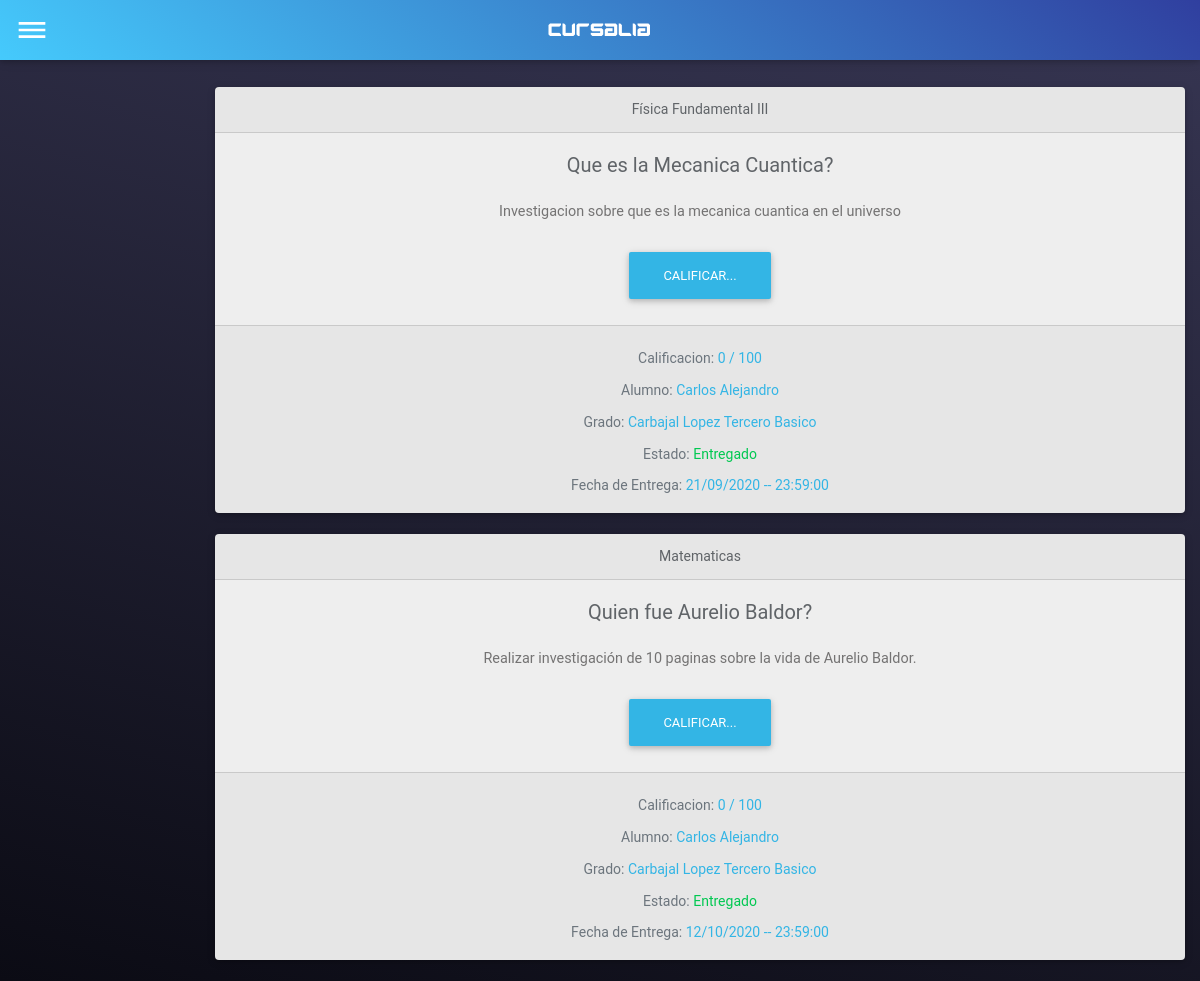
Screenshot of /Cursalia/calificar_actividades.php (signed in) with the database file from the repository.
### tables this page shows
CREATE TABLE IF NOT EXISTS `detalle_actividades` (
  `idDetalleActividad` int(11) NOT NULL AUTO_INCREMENT,
  `Estado_Entrega` set('Entregado','No Entregado') NOT NULL,
  `Estado_Calificacion` set('Calificada','Sin Calificar') NOT NULL,
  `Calificacion` tinyint(3) NOT NULL,
  `FK_Actividad` int(11) NOT NULL,
  `FK_Usuario` int(11) NOT NULL,
  `FK_Archivos` int(11) NOT NULL,
  `FK_DetalleAlumno` int(11) NOT NULL,
  PRIMARY KEY (`idDetalleActividad`),
  KEY `FK_DetalleActividades_Actividades` (`FK_Actividad`),
  KEY `FK_DetalleActividades_Usuarios` (`FK_Usuario`),
  KEY `FK_DetalleActividades_Archivos` (`FK_Archivos`),
  KEY `FK_DetalleActividades_DetalleAlumno` (`FK_DetalleAlumno`)
);

CREATE TABLE IF NOT EXISTS `cursos` (
  `idCurso` int(11) NOT NULL AUTO_INCREMENT,
  `NombreCurso` varchar(128) NOT NULL,
  `Descripcion` varchar(2048) NOT NULL,
  `FK_Catedratico` int(11) NOT NULL,
  `FK_Grado` int(11) NOT NULL,
  PRIMARY KEY (`idCurso`),
  KEY `FK_Curso_Catedratico` (`FK_Catedratico`),
  KEY `FK_Grado_Catedratico` (`FK_Grado`)
);

CREATE TABLE IF NOT EXISTS `actividades` (
  `idActividad` int(11) NOT NULL AUTO_INCREMENT,
  `NombreActividad` varchar(64) NOT NULL,
  `DescripcionActividad` varchar(1024) NOT NULL,
  `Fecha_Entrega` datetime NOT NULL,
  `FK_Curso` int(11) NOT NULL,
  `FK_Grado` int(11) NOT NULL,
  `FK_Tipo_Calificacion` int(11) NOT NULL,
  PRIMARY KEY (`idActividad`),
  KEY `FK_Actividad_Curso` (`FK_Curso`),
  KEY `FK_Actividad_Grado` (`FK_Grado`),
  KEY `FK_Actividad_TipoCalificacion` (`FK_Tipo_Calificacion`)
);

CREATE TABLE IF NOT EXISTS `usuarios` (
  `idUsuario` int(11) NOT NULL AUTO_INCREMENT,
  `User` varchar(32) NOT NULL,
  `Pass` varchar(256) NOT NULL,
  `FName_User` varchar(128) NOT NULL,
  `LName_User` varchar(128) NOT NULL,
  `Genero` set('Masculino','Femenino','No Binario') NOT NULL,
  `Fecha_Nacimiento` date NOT NULL,
  `Email` varchar(128) NOT NULL,
  `Estado` set('Activo','Inactivo') NOT NULL,
  `Telefono` varchar(32) NOT NULL,
  `FK_Rol` int(11) DEFAULT NULL,
  `FK_Grado` int(11) NOT NULL,
  PRIMARY KEY (`idUsuario`),
  KEY `FK_Rol_Users` (`FK_Rol`),
  KEY `FK_Users_Grado` (`FK_Grado`)
);

CREATE TABLE IF NOT EXISTS `grados` (
  `idGrado` int(11) NOT NULL AUTO_INCREMENT,
  `Codigo_Grado` varchar(32) NOT NULL,
  `NombreGrado` varchar(64) NOT NULL,
  `Descripcion` varchar(1000) NOT NULL,
  `FK_Seccion` int(11) NOT NULL,
  `FK_Jornada` int(11) NOT NULL,
  `FK_Nivel_Estudiantil` int(11) NOT NULL,
  PRIMARY KEY (`idGrado`),
  KEY `FK_Grado_Jornada` (`FK_Jornada`),
  KEY `FK_Grado_NivelEstudiantil` (`FK_Nivel_Estudiantil`),
  KEY `FK_Grado_Seccion` (`FK_Seccion`)
);

### Cursalia/vistas/calificar_actividades_cards.php (the view, shortened to what this page needs)
<?php
    include 'controlador/conexion.php';
    $SQL1 = 'SELECT
                actividades.idActividad,
                actividades.NombreActividad,
                actividades.DescripcionActividad,
                cursos.idCurso,
                cursos.NombreCurso,
                grados.idGrado,
                detalle_actividades.idDetalleActividad,
                detalle_actividades.Estado_Entrega,
                actividades.Fecha_Entrega,
                usuarios.FName_User,
                usuarios.LName_User,
                grados.NombreGrado,
                cursos.FK_Catedratico,
                detalle_actividades.Calificacion,
                usuarios.idUsuario
            FROM
                detalle_actividades
            INNER JOIN actividades ON detalle_actividades.FK_Actividad = actividades.idActividad
            INNER JOIN cursos ON actividades.FK_Curso = cursos.idCurso
            INNER JOIN grados ON actividades.FK_Grado = grados.idGrado
            INNER JOIN usuarios ON detalle_actividades.FK_Usuario = usuarios.idUsuario
            WHERE detalle_actividades.Estado_Entrega = "Entregado"
            AND detalle_actividades.Estado_Calificacion = "Sin Calificar"
            AND cursos.FK_Catedratico = '.$IdUser1.'
            ORDER BY actividades.Fecha_Entrega ASC';
    $resultado2 = mysqli_query($conexion, $SQL1);
    while ($columna = mysqli_fetch_array($resultado2)){
    $date = date_create($columna['8']);
    if($columna['7'] == "Entregado"){
        echo   '<div class="row">
                <div class="col-lg-12">
                    <div class="card text-center">
                        <div class="card-header">
                            '.$columna['4'].'
                        </div>
                        <div class="card-body">
                            <h5 class="card-title">'. $columna['1'] .'</h5>
                            <p class="card-text">'. $columna['2'] .'</p>
                            <form action="calificar" method="POST">
                                <input id="login__username" name="idAlumno" type="text" class="form__input" value="'. $columna['14'] .'" readonly hidden required/>
                                <button type="submit" name="idCalifi" value="'. $columna['0'] .'" class="btn btn-info">Calificar...</button>
                            </form>
                        </div>
                        <div class="card-footer text-muted">
                            <p style="margin-top: 10px; margin-bottom: -20px;">Calificacion: <a class="text-info" href="#">'.$columna['13'].' / 100</a></p>
                            <br>
                            <p style="margin-top: 10px; margin-bottom: -20px;">Alumno: <a class="text-info" href="#">'.$columna['9'].'</a></p>
                            <br>
                            <p style="margin-top: 10px; margin-bottom: -10px;">Grado: <a class="text-info" href="#">'.$columna['10'].' '.$columna['11'].'</a></p>
                            <br>
                            Estado: <a class="text-success" href="#">'. $columna['7'] .'</a>
                            <br>
                            <p style="margin-top: 10px; margin-bottom: 5px;">Fecha de Entrega: <a class="text-info" href="#">'. date_format($date, 'd/m/Y -- H:i:s') .'</a></p>
                        </div>
                    </div>
                </div>
            </div>
            <br>';
    }
    }
?>

### css/login.css (style rules this page uses)
:root { --baseColor: #606468; transition: 0.5s; }
:root { --gridMaxWidth: 20rem; --gridWidth: 90%; }
:root { --iconFill: var(--baseColor); }
:root { --htmlFontSize: 100%; --bodyBackgroundColor: #2c3338; --bodyColor: var(--baseColor); --bodyFontFamily: 'Open Sans'; --bodyFontFamilyFallback: sans-serif; --bodyFontSize: 0.875rem; --bodyFontWeight: 400; --bodyLineHeight: 1.5; }
* { box-sizing: inherit; }
html { box-sizing: border-box; font-size: var(--htmlFontSize); height: 100%; }
body { background-color: var(--bodyBackgroundColor); color: var(--bodyColor); font-family: var(--bodyFontFamily), var(--bodyFontFamilyFallback); font-size: var(--bodyFontSize); font-weight: var(--bodyFontWeight); height: 100%; line-height: var(--bodyLineHeight); margin: 0; min-height: 100vh; }
:root { --anchorColor: #17A2B8; }
a { color: var(--anchorColor); outline: 0; text-decoration: none; }
:root { --formFieldMargin: 0.875rem; }
:root { --loginBorderRadus: 0.25rem; --loginColor: #eee; --loginInputBackgroundColor: #eee; --loginInputHoverBackgroundColor: #fff; --loginLabelBackgroundColor: #6C757D; --loginSubmitBackgroundColor: #106F10; --loginSubmitColor: #eee; --loginSubmitHoverBackgroundColor: #005E00; }
:root { --paragraphMarginBottom: 1.5rem; --paragraphMarginTop: 1.5rem; }
p { margin-bottom: var(--paragraphMarginBottom); margin-top: var(--paragraphMarginTop); }

### css/style.css (style rules this page uses)
body { background: linear-gradient( 15deg, rgba(11, 11, 20, 1) 0%, rgb(55, 54, 83) 100% ) no-repeat center center fixed; background-size: cover; -moz-background-size: cover; -webkit-background-size: cover; -o-background-size: cover; overflow-x: hidden; transition: all 0.7s; }
.card { background: rgb(238, 238, 238); }
.card-footer { color: #fff; }

### rows the page displays
detalle_actividades: cursos.NombreCurso "Física Fundamental III", FK_Actividad.NombreActividad "Que es la Mecanica Cuantica?", FK_Actividad.DescripcionActividad "Investigacion sobre que es la mecanica cuantica en el universo", Calificacion "0", FK_Usuario.FName_User "Carlos Alejandro", FK_Usuario.LName_User "Carbajal Lopez", grados.NombreGrado "Tercero Basico", Estado_Entrega "Entregado", FK_Actividad.Fecha_Entrega "21/09/2020 -- 23:59:00"
detalle_actividades: cursos.NombreCurso "Matematicas", FK_Actividad.NombreActividad "Quien fue Aurelio Baldor?", FK_Actividad.DescripcionActividad "Realizar investigación de 10 paginas sobre la vida de Aurelio Baldor.", Calificacion "0", FK_Usuario.FName_User "Carlos Alejandro", FK_Usuario.LName_User "Carbajal Lopez", grados.NombreGrado "Tercero Basico", Estado_Entrega "Entregado", FK_Actividad.Fecha_Entrega "12/10/2020 -- 23:59:00"
